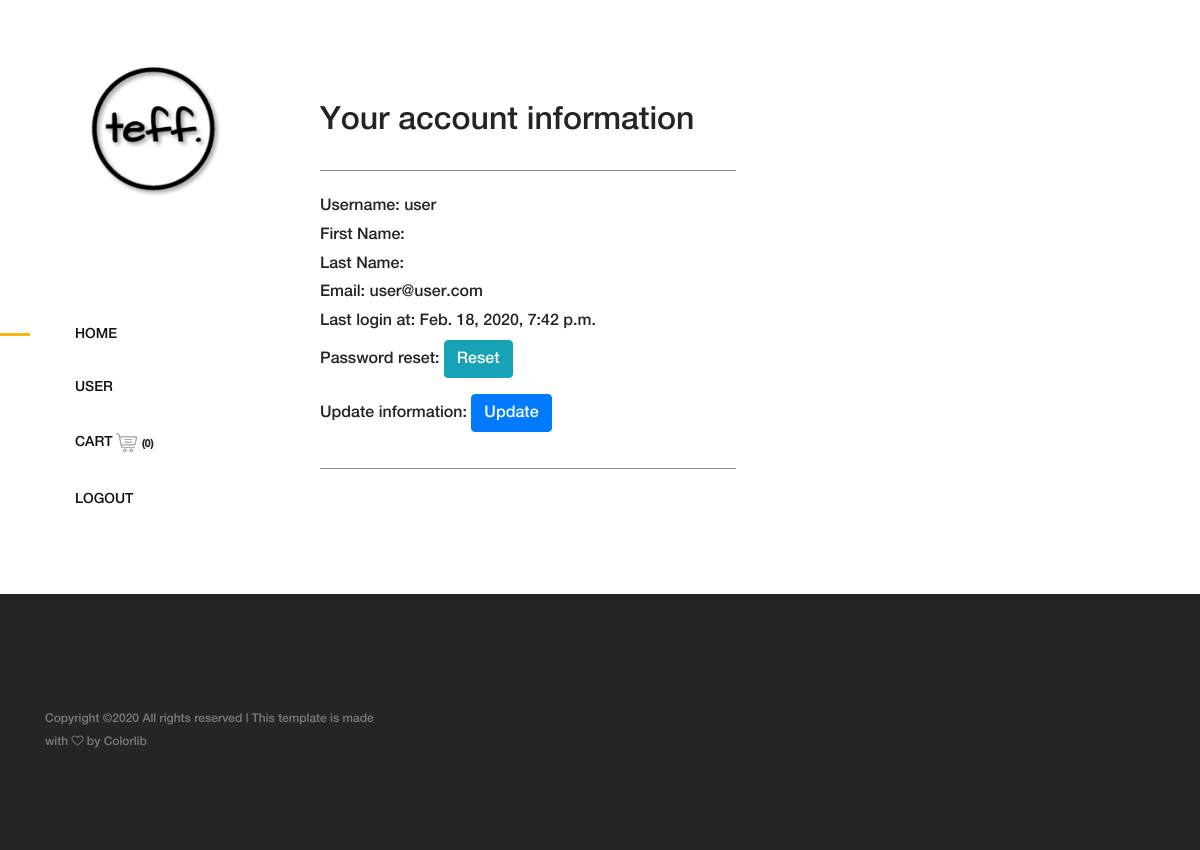
The app's page /account/profile/ (signed in) with its own data.
### accounts/models.py (models this page shows)
class MyUser(AbstractUser):
    pass

### accounts/views.py (the view)
# urls.py: path('profile/', profile, name='profile'),
@login_required
def profile(request):
    User = get_user_model()
    user = User.objects.get(email=request.user.email)
    return render(request, 'profile.html', {
        'user' : user
    })

### cart/templatetags/cart_tag.py (called while the page is built)
@register.filter
def cart_total(request):
    current_user = request
    current_user = str(current_user)
    carts = Cart_product_intermediary.objects.all()
    cart_items = []
    for item in carts:
        user = str(item.cart)
        if user == current_user:
            cart_items.append(user)
    if carts:
    	    return len(cart_items)
    else:
    	return 0

### accounts/templates/profile.html
{% extends 'base.html' %}
{% load static %}
{% block content %}
<div class="single-product-area section-padding-100 clearfix">
<h2>Your account information</h2>
<p>____________________________________________________</p>
<h6>Username: {{ user.username }}</h6>
<h6>First Name: {{ user.first_name }}</h6>
<h6>Last Name: {{ user.last_name }}</h6>
<h6>Email: {{ user.email }}</h6>
<h6>Last login at: {{ user.last_login }}</h6>
<h6>Password reset:    <a class="btn btn-info" href="/password_reset">Reset</a></p>
<h6>Update information:    <a class="btn btn-primary" href="{% url 'accountsapp:update' %}">Update</a></p>
</h6>
<p>____________________________________________________</p>
</div>
{% endblock %}

### products/templates/navbar.html (shortened to what this page needs)
{% load static %}
{% load cart_tag %}
<header class="header-area clearfix">
    <div class="logo">
        <a href="{% url 'mainapp:home' %}"><img src="{% static 'img/core-img/logo.png' %}" alt=""></a>
    </div>
    <nav class="amado-nav">
        <ul>
            <li class="active"><a href="{% url 'mainapp:home' %}">Home</a></li>
            {% if request.user.is_authenticated %}
            <li><a href="{% url 'accountsapp:profile' %}">{{ request.user.username }}</a></li>
            <li><a href="{% url 'cartapp:cart' %}">Cart <img src="{% static 'img/core-img/cart.png' %}" alt=""><span class="badge badge-light">({{ request.user| cart_total }})</span></a></li>
            <li><a href="{% url 'accountsapp:logout' %}">Logout</a></li>
            {% else %}
            <li><a href="{% url 'accountsapp:login' %}">Login</a></li>
            <li><a href="{% url 'accountsapp:register' %}">Register</a></li>
            {% endif %}
        </ul>
    </nav>
</header>

### static/css/core-style.css (style rules this page uses)
* { margin: 0; padding: 0; }
body { font-family: "helveticaneuemedium"; font-size: 16px; }
h1, h2, h3, h4, h5, h6 { color: #242424; line-height: 1.3; font-weight: 400; }
p { color: #6d6d6d; font-size: 16px; line-height: 1.9; font-weight: 400; }
a { -webkit-transition: all 500ms ease 0s; transition: all 500ms ease 0s; text-decoration: none; outline: 0 solid transparent; color: #131212; font-weight: 400; font-size: 12px; }
ul, ol { margin: 0; }
ul li, ol li { list-style: none; }
img { height: auto; max-width: 100%; }
.section-padding-100 { padding-top: 100px; padding-bottom: 100px; }
.main-content-wrapper .header-area { -webkit-transition-duration: 500ms; transition-duration: 500ms; position: relative; z-index: 1; -webkit-box-flex: 0; -ms-flex: 0 0 320px; flex: 0 0 320px; width: 320px; max-width: 320px; background-color: #fff; padding: 60px 75px; }
.main-content-wrapper .header-area .logo { margin-bottom: 100px; display: block; }
.main-content-wrapper .header-area .amado-nav li a { font-size: 14px; text-transform: uppercase; position: relative; z-index: 1; padding: 20px 0; display: block; line-height: 0.9; color: #131212; font-weight: normal; }
.main-content-wrapper .header-area .amado-nav li a::after { -webkit-transition-duration: 500ms; transition-duration: 500ms; width: 30px; height: 3px; position: absolute; top: 50%; margin-top: -1.5px; left: -150px; background-color: #fbb710; z-index: 10; content: ''; }
.main-content-wrapper .header-area .amado-nav li.active a::after { left: -75px; }
.main-content-wrapper .single-product-area { position: relative; z-index: 1; -webkit-box-flex: 0; -ms-flex: 0 0 calc(95% - 320px); flex: 0 0 calc(95% - 320px); width: calc(95% - 320px); max-width: calc(95% - 320px); }

### records on screen
MyUser: user.username "USER", user|cart_total "0", username "user", email "user@user.com", last_login "Feb. 18, 2020, 7:42 p.m."
